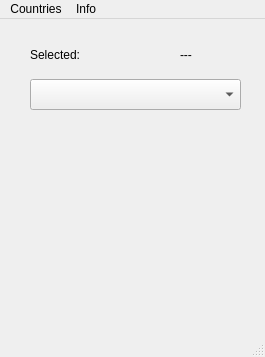
<?xml version="1.0" encoding="UTF-8"?>
<ui version="4.0">
 <class>MainWindow</class>
 <widget class="QMainWindow" name="MainWindow">
  <property name="geometry">
   <rect>
    <x>0</x>
    <y>0</y>
    <width>265</width>
    <height>357</height>
   </rect>
  </property>
  <property name="windowTitle">
   <string>MainWindow</string>
  </property>
  <widget class="QWidget" name="centralwidget">
   <widget class="QComboBox" name="comboB1">
    <property name="geometry">
     <rect>
      <x>30</x>
      <y>60</y>
      <width>211</width>
      <height>31</height>
     </rect>
    </property>
    <property name="currentText">
     <string/>
    </property>
   </widget>
   <widget class="QLabel" name="label1">
    <property name="geometry">
     <rect>
      <x>30</x>
      <y>20</y>
      <width>61</width>
      <height>31</height>
     </rect>
    </property>
    <property name="text">
     <string>Selected:</string>
    </property>
   </widget>
   <widget class="QLabel" name="imageLabel1">
    <property name="geometry">
     <rect>
      <x>180</x>
      <y>20</y>
      <width>61</width>
      <height>31</height>
     </rect>
    </property>
    <property name="text">
     <string>---</string>
    </property>
    <property name="scaledContents">
     <bool>true</bool>
    </property>
   </widget>
  </widget>
  <widget class="QMenuBar" name="menubar">
   <property name="geometry">
    <rect>
     <x>0</x>
     <y>0</y>
     <width>265</width>
     <height>21</height>
    </rect>
   </property>
   <widget class="QMenu" name="menuCountries">
    <property name="statusTip">
     <string>Select a country</string>
    </property>
    <property name="title">
     <string>Countries</string>
    </property>
   </widget>
   <widget class="QMenu" name="menuInfo">
    <property name="statusTip">
     <string>Exercise information</string>
    </property>
    <property name="title">
     <string>Info</string>
    </property>
   </widget>
   <addaction name="menuCountries"/>
   <addaction name="menuInfo"/>
  </widget>
  <widget class="QStatusBar" name="statusbar"/>
 </widget>
 <resources/>
 <connections/>
</ui>
